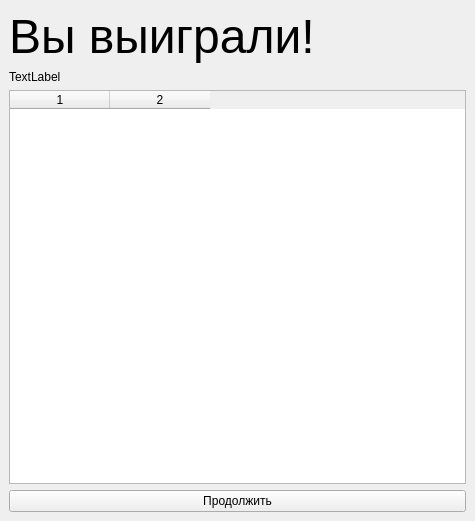
<?xml version="1.0" encoding="UTF-8"?>
<ui version="4.0">
 <class>Scores</class>
 <widget class="QMainWindow" name="Scores">
  <property name="geometry">
   <rect>
    <x>0</x>
    <y>0</y>
    <width>475</width>
    <height>521</height>
   </rect>
  </property>
  <property name="windowTitle">
   <string>MainWindow</string>
  </property>
  <widget class="QWidget" name="centralwidget">
   <layout class="QGridLayout" name="gridLayout">
    <item row="0" column="0">
     <layout class="QVBoxLayout" name="verticalLayout">
      <item>
       <widget class="QLabel" name="label">
        <property name="maximumSize">
         <size>
          <width>16777215</width>
          <height>16777215</height>
         </size>
        </property>
        <property name="font">
         <font>
          <pointsize>36</pointsize>
         </font>
        </property>
        <property name="text">
         <string>Вы выиграли!</string>
        </property>
       </widget>
      </item>
      <item>
       <widget class="QLabel" name="label_time">
        <property name="text">
         <string>TextLabel</string>
        </property>
       </widget>
      </item>
     </layout>
    </item>
    <item row="1" column="0">
     <widget class="QTableWidget" name="tableWidget">
      <property name="showGrid">
       <bool>true</bool>
      </property>
      <property name="columnCount">
       <number>2</number>
      </property>
      <attribute name="horizontalHeaderCascadingSectionResizes">
       <bool>true</bool>
      </attribute>
      <attribute name="verticalHeaderVisible">
       <bool>false</bool>
      </attribute>
      <attribute name="verticalHeaderStretchLastSection">
       <bool>false</bool>
      </attribute>
      <column/>
      <column/>
     </widget>
    </item>
    <item row="2" column="0">
     <widget class="QPushButton" name="pushButton">
      <property name="text">
       <string>Продолжить</string>
      </property>
     </widget>
    </item>
   </layout>
  </widget>
 </widget>
 <resources/>
 <connections/>
</ui>
